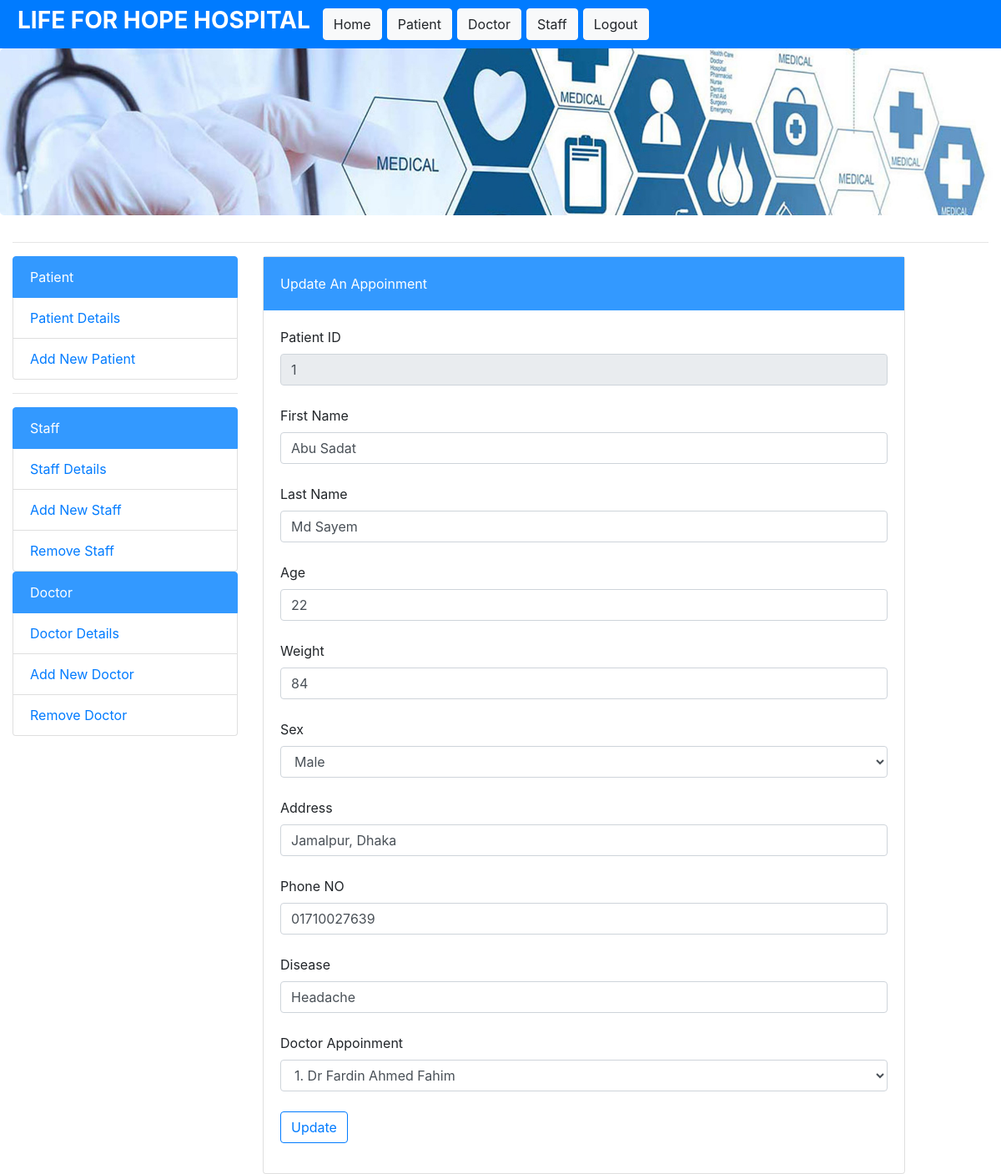
Page /HMS/update.php?edit=1 on the committed database.
### tables this page shows
CREATE TABLE `book_app` (
  `pid` int(11) NOT NULL,
  `fname` varchar(500) NOT NULL,
  `lname` varchar(500) NOT NULL,
  `age` int(11) NOT NULL,
  `weight` int(11) NOT NULL,
  `gender` varchar(500) NOT NULL,
  `address` varchar(1000) NOT NULL,
  `phno` varchar(500) NOT NULL,
  `disease` varchar(500) NOT NULL,
  `docid` int(11) NOT NULL
);

### HMS/update.php (the view, shortened to what this page needs)
<!DOCTYPE html>
<?php include("func.php");?>
<html>
<head>
	<link rel="stylesheet" href="https://maxcdn.bootstrapcdn.com/bootstrap/4.0.0-beta.2/css/bootstrap.min.css">
</head>
<body>
	<nav class="navbar sticky-top navbar-light bg-primary">
  <form class="form-inline">
    <h3><b><font color="#ffffff" style="padding-left:5px;padding-right:15px;">LIFE FOR HOPE HOSPITAL </font></b></h3>
    <a href="admin-panel.php" class="btn btn-light">Home</a>
    <a href="patient_details.php" class="btn btn-light">Patient</a>
    <a href="doctor_details.php" class="btn btn-light">Doctor</a>
    <a href="admin-panel.php" class="btn btn-light">Staff</a>
    <a href="index.php" class="btn btn-light">Logout</a>
  </form>
</nav>
<div class="jumbotron" style="background: url('Image/hims.jpg') no-repeat;background-size: cover; height: 200px"></div>
<div class="container-fluid">
<hr>
	<div class="row">
		<div class="col-md-3">
			<div class="list-group">
				<a href="" class="list-group-item active" style="background-color:#3399ff ;color:#ffffff; border-color:#3399ff; > Patient</a>
				<a href="" class="list-group-item ">Patient</a>
				<a href="patient_details.php" class="list-group-item ">Patient Details</a>
				<a href="" class="list-group-item ">Add New Patient</a>
			</div>
			<hr>
			<div class="list-group">
				<a href="" class="list-group-item active" style="background-color:#3399ff ;color:#ffffff;border-color:#3399ff;> Staff</a>
				<a href="" class="list-group-item ">Staff</a>
				<a href="" class="list-group-item ">Staff Details</a>
				<a href="" class="list-group-item ">Add New Staff</a>
				<a href="" class="list-group-item ">Remove Staff</a>
			</div>
			<div class="list-group">
				<a href="" class="list-group-item active" style="background-color:#3399ff ;color:#ffffff;border-color:#3399ff;> doctor</a>
				<a href="" class="list-group-item ">Doctor</a>
				<a href="doctor_details.php" class="list-group-item ">Doctor Details</a>
				<a href="add_doctor.php" class="list-group-item ">Add New Doctor</a>
				<a href="" class="list-group-item ">Remove Doctor</a>
			</div>
		</div>
		<div class="col-md-8">
			<div class="card">
				<div class="card-body" style="background-color:#3399ff ;color:#ffffff;">
					Update An Appoinment
				</div>
				<div class="card-body">
					<?php
						if(isset($_GET['edit'])){
							$id = (int)$_GET['edit'];
					    	$mysqli =new mysqli("localhost","root","","hospital_msdb");
						    $query=$mysqli->query("SELECT * from book_app where pid = '$id'");
						    $row = $query->fetch_assoc();
						}
			    	?>
					<form class="form-group", action="func.php" method = "POST">
						<label>Patient ID</label>
						<input type="text" name="pid" class="form-control" value = "<?php echo $row['pid']?>" readonly><br>
						<label>First Name</label>
						<input type="text" name="fname" class="form-control" value = "<?php echo $row['fname']?>"><br>
						<label>Last Name</label>
						<input type="text" name="lname" value = "<?php echo $row['lname']?>" class="form-control"><br>
						<label>Age</label>
						<input type="number" name="age" value = "<?php echo $row['age']?>" class="form-control"><br>
						<label>Weight</label>
						<input type="number" name="weight" value = "<?php echo $row['weight']?>" class="form-control"><br>
						<label>Sex</label>
						<select name="sex" class="form-control">
							<option value = Male >Male</option>
						</select> <br>
						<label>Address</label>
						<input type="text" name="adrs" value = "<?php echo $row['address']?>" class="form-control"><br>
						<label>Phone NO</label>
						<input type="text" name="phno" value = "<?php echo $row['phno']?>" class="form-control"><br>
						<label>Disease</label>
						<input type="text" name="dse" value = "<?php echo $row['disease']?>" class="form-control"><br>
						<label>Doctor Appoinment</label>
						<select name="doctor" class="form-control">
						</select><br>
						<button type="submit" name = "update_data" class="btn btn-outline-primary">Update</button>
					</form>
				</div>
			</div>
		</div>
		<div class="col-md-1"></div>
	</div>
</div>
</body>
</html>

### rows in the picture
book_app: pid "1", fname "Abu Sadat", lname "Md Sayem", age "22", weight "84", adrs "Jamalpur, Dhaka", phno "01710027639", dse "Headache"

### other values in the picture
form field doctor "1. Dr Fardin Ahmed Fahim"
